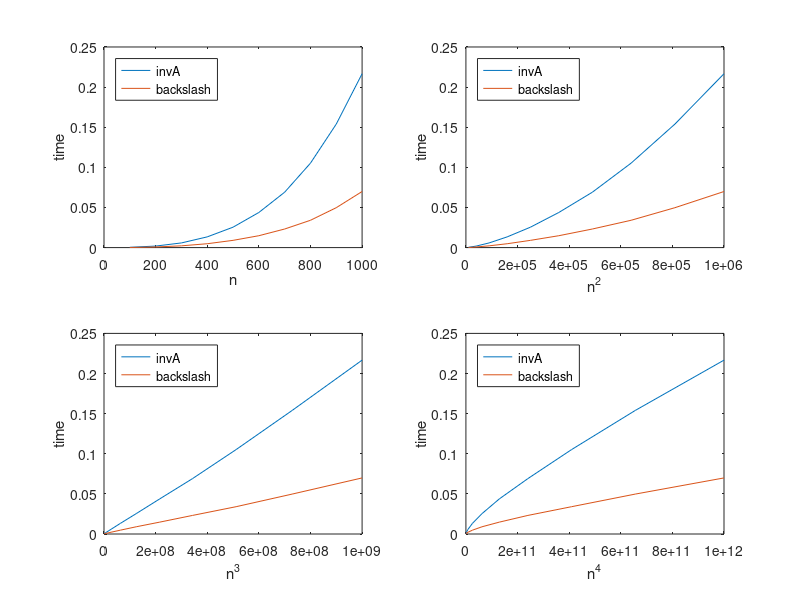

The MATLAB script that drew this image:
%--------------------
% MCEN 3030
% Spring 2020
% L05 driver script
% Scaling
%--------------------
clear all ;clc; close all

% define vector test sizes
n = [100:100:1000];


% test solution speeds for various size problems
for i = 1 : length(n)
    
    
    % make A, b
    A = hilb(n(i))+eye(n(i));
    b = ones(n(i),1);

    % solve linear system and save computational time
    
    tic 
    x1 = inv(A)*b;
    time1(i) = toc;
    
    tic
    x2 = A\b;
    time2(i) = toc;
    
    %plot(time(i),x(i) )

end



% make a plot of time for each method on y axis
% vs n^k on the x axis. Most linear for 
% (a) n   vs t
subplot(2,2,1)
plot(n, time1)
hold on
plot(n, time2)
ylabel('time');
xlabel('n');
legend('invA', 'backslash','location','northwest');
%set(gca,'FontSize', 18);
% (b) n^2 vs t
subplot(2,2,2)
plot(n.^2,time1)
hold on
plot(n.^2,time2)
ylabel('time');
xlabel('n^2');
legend('invA', 'backslash','location','northwest');
% (c) n^3 vs t
subplot(2,2,3)
plot(n.^3, time1)
hold on
plot(n.^3, time2)
ylabel('time');
xlabel('n^3');
legend('invA', 'backslash','location','northwest');
% (d) n^4 vs t
subplot(2,2,4)
plot(n.^4,time1)
hold on
plot(n.^4,time2)
ylabel('time');
xlabel('n^4');
legend('invA', 'backslash','location','northwest');
% (e) all nearly the same




% supporting functions:

 function[x] = solveAxb(A,b)
 % Input
 % - A matrix (nxn)
 % - b vector (nx1)
 % Output
 % - x = ....
 %-------------------------

% Step 1
[Am, bm] = GaussElim(A,b);

% Step 2
x = backsubs(Am,bm);

 end
function[Am,bm] = GaussElim(A,b)
% The function solve a system of linear equations [a][x]=[b] using the Gauss
% elimination method.
% Input variables:
% a  The matrix of coefficients.
% b  A column vector of constants.
% Output variable:
% A  Upper triangular matrix A
% b  Modified vector of constants b

AB = [A,b];
[r, c] = size(AB);
for j = 1:r-1
    for i = j+1:r
        AB(i,j:c) = AB(i,j:c)-AB(i,j)/AB(j,j)*AB(j,j:c);
    end
end
Am = AB(:,1:c-1);
bm = AB(:,c);

end

function[x]=backsubs(A,b)
% inputs 
%   A  upper triang (n x n)
%   b  column vector (n x 1);
% output
%   x  solution to Ax = b
%----------------------------

% determine n
n = length(b);

% check system

% initialize x
x = zeros(n,1);

% initial value
x(n) = b(n)/A(n,n);

% find other values
for i = n-1:-1:1
    
    tmp = 0;
    
    for j = i+1 : n
        tmp = tmp + A(i,j) * x(j);
    end
    
    x(i) = ( b(i) - tmp ) / A(i,i);

end

end